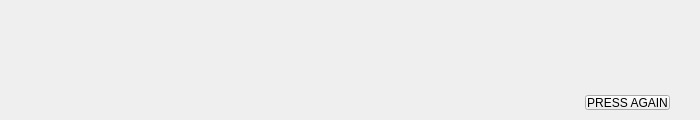
<?xml version="1.0" ?>
<ui version="4.0">
  <class>Dialog</class>
  <widget class="PyDMFrame" name="screen">
    <property name="geometry">
      <rect>
        <x>36</x>
        <y>25</y>
        <width>700</width>
        <height>120</height>
      </rect>
    </property>
    <property name="minimumSize">
      <size>
        <width>700</width>
        <height>120</height>
      </size>
    </property>
    <property name="styleSheet">
      <string notr="true">PyDMFrame#screen {
  color: rgb(0, 0, 0);
  background-color: rgb(200, 200, 200);
  }</string>
    </property>
    <property name="windowTitle">
      <string>table_setup_GEOCARS_refresh</string>
    </property>
    <layout class="QGridLayout" name="gridLayout" columnstretch="585,85,30" rowstretch="95,15,10">
      <property name="leftMargin">
        <number>0</number>
      </property>
      <property name="topMargin">
        <number>0</number>
      </property>
      <property name="rightMargin">
        <number>0</number>
      </property>
      <property name="bottomMargin">
        <number>0</number>
      </property>
      <property name="horizontalSpacing">
        <number>0</number>
      </property>
      <property name="verticalSpacing">
        <number>0</number>
      </property>
      <item row="1" column="1">
        <widget class="PyDMRelatedDisplayButton" name="related_display">
          <property name="geometry">
            <rect>
              <x>585</x>
              <y>95</y>
              <width>85</width>
              <height>15</height>
            </rect>
          </property>
          <property name="sizePolicy">
            <sizepolicy hsizetype="Ignored" vsizetype="Ignored">
              <horstretch>0</horstretch>
              <verstretch>0</verstretch>
            </sizepolicy>
          </property>
          <property name="toolTip">
            <string>PRESS AGAIN</string>
          </property>
          <property name="text">
            <string>PRESS AGAIN</string>
          </property>
          <property name="showIcon" stdset="0">
            <bool>false</bool>
          </property>
          <property name="font">
            <font>
              <pointsize>9</pointsize>
            </font>
          </property>
          <property name="styleSheet">
            <string notr="true">PyDMRelatedDisplayButton#related_display {
  color: rgb(255, 255, 255);
  background-color: rgb(51, 153, 0);
  }</string>
          </property>
          <property name="titles" stdset="0">
            <stringlist>
              <string/>
            </stringlist>
          </property>
          <property name="filenames" stdset="0">
            <stringlist>
              <string>table_setup_GEOCARS.ui</string>
            </stringlist>
          </property>
          <property name="macros" stdset="0">
            <stringlist>
              <string>P=${P},Q=${Q},T=${T}</string>
            </stringlist>
          </property>
          <property name="openInNewWindow" stdset="0">
            <bool>false</bool>
          </property>
        </widget>
      </item>
    </layout>
    <zorder>related_display</zorder>
  </widget>
  <customwidgets>
    <customwidget>
      <class>PyDMRelatedDisplayButton</class>
      <extends>QPushButton</extends>
      <header>pydm.widgets.related_display_button</header>
    </customwidget>
    <customwidget>
      <class>PyDMFrame</class>
      <extends>QFrame</extends>
      <header>pydm.widgets.frame</header>
    </customwidget>
  </customwidgets>
</ui>
